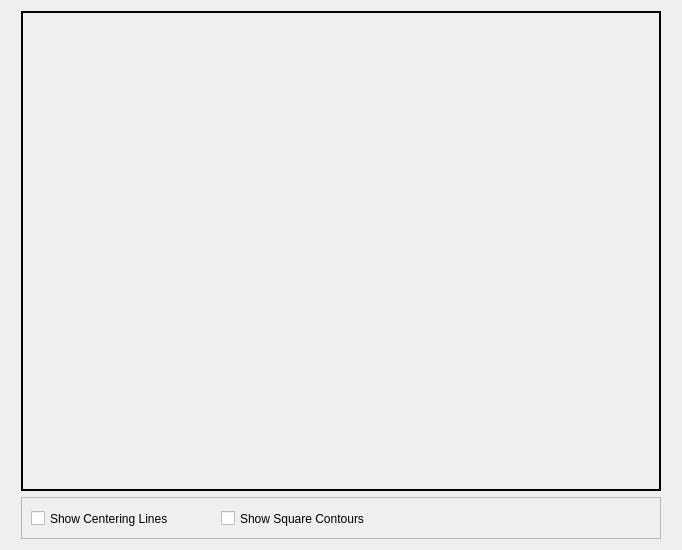
        <widget class="QWidget" name="camTab">
         <attribute name="title">
          <string>Camera Stuff</string>
         </attribute>
         <layout class="QGridLayout" name="gridLayout_5">
          <item row="1" column="1">
           <widget class="QLabel" name="cameraLabel">
            <property name="sizePolicy">
             <sizepolicy hsizetype="Fixed" vsizetype="Fixed">
              <horstretch>0</horstretch>
              <verstretch>0</verstretch>
             </sizepolicy>
            </property>
            <property name="minimumSize">
             <size>
              <width>640</width>
              <height>480</height>
             </size>
            </property>
            <property name="sizeIncrement">
             <size>
              <width>4</width>
              <height>3</height>
             </size>
            </property>
            <property name="styleSheet">
             <string>border-style: solid;
border-width: 2px;
border-color: black;</string>
            </property>
            <property name="text">
             <string/>
            </property>
            <property name="scaledContents">
             <bool>true</bool>
            </property>
           </widget>
          </item>
          <item row="1" column="0">
           <spacer name="horizontalSpacer_2">
            <property name="orientation">
             <enum>Qt::Horizontal</enum>
            </property>
            <property name="sizeType">
             <enum>QSizePolicy::MinimumExpanding</enum>
            </property>
            <property name="sizeHint" stdset="0">
             <size>
              <width>10</width>
              <height>10</height>
             </size>
            </property>
           </spacer>
          </item>
          <item row="1" column="2">
           <spacer name="horizontalSpacer_3">
            <property name="orientation">
             <enum>Qt::Horizontal</enum>
            </property>
            <property name="sizeType">
             <enum>QSizePolicy::MinimumExpanding</enum>
            </property>
            <property name="sizeHint" stdset="0">
             <size>
              <width>10</width>
              <height>10</height>
             </size>
            </property>
           </spacer>
          </item>
          <item row="3" column="1">
           <widget class="QFrame" name="frame">
            <property name="minimumSize">
             <size>
              <width>640</width>
              <height>42</height>
             </size>
            </property>
            <property name="maximumSize">
             <size>
              <width>640</width>
              <height>42</height>
             </size>
            </property>
            <property name="frameShape">
             <enum>QFrame::StyledPanel</enum>
            </property>
            <property name="frameShadow">
             <enum>QFrame::Raised</enum>
            </property>
            <widget class="QCheckBox" name="centerLines">
             <property name="geometry">
              <rect>
               <x>10</x>
               <y>10</y>
               <width>171</width>
               <height>23</height>
              </rect>
             </property>
             <property name="text">
              <string>Show Centering Lines</string>
             </property>
            </widget>
            <widget class="QCheckBox" name="contours">
             <property name="geometry">
              <rect>
               <x>200</x>
               <y>10</y>
               <width>171</width>
               <height>23</height>
              </rect>
             </property>
             <property name="text">
              <string>Show Square Contours</string>
             </property>
            </widget>
           </widget>
          </item>
          <item row="4" column="1">
           <spacer name="verticalSpacer_2">
            <property name="orientation">
             <enum>Qt::Vertical</enum>
            </property>
            <property name="sizeType">
             <enum>QSizePolicy::MinimumExpanding</enum>
            </property>
            <property name="sizeHint" stdset="0">
             <size>
              <width>20</width>
              <height>0</height>
             </size>
            </property>
           </spacer>
          </item>
          <item row="0" column="1">
           <spacer name="verticalSpacer_3">
            <property name="orientation">
             <enum>Qt::Vertical</enum>
            </property>
            <property name="sizeType">
             <enum>QSizePolicy::MinimumExpanding</enum>
            </property>
            <property name="sizeHint" stdset="0">
             <size>
              <width>20</width>
              <height>0</height>
             </size>
            </property>
           </spacer>
          </item>
         </layout>
        </widget>
